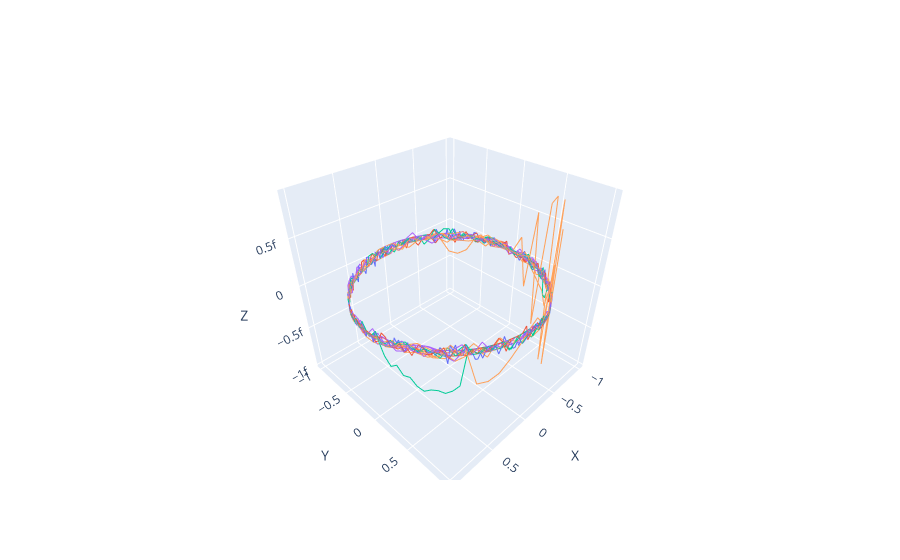

Here is the notebook cell this chart was saved with:
### Code cell
import numpy as np
import plotly.graph_objs as go
import plotly.express as px
from plotly.subplots import make_subplots
from math import pi

def lissajous_curves_on_sphere(tuning, delta, n_points=300):
    num = tuning
    denom = np.arange(1, len(tuning) + 1)
    t = np.linspace(-pi, pi, n_points)

    x = np.sin(num * t[:, np.newaxis] + delta)
    y = np.sin(denom * t[:, np.newaxis])

    X = 2 * x / (1 + x**2 + y**2)
    Y = 2 * y / (1 + x**2 + y**2)
    Z = (-1 + x**2 + y**2) / (1 + x**2 + y**2)

    return X, Y, Z

tuning = np.array([1, 2, 3, 4, 5])
delta = pi / 2
X, Y, Z = lissajous_curves_on_sphere(tuning, delta)

fig = make_subplots(rows=1, cols=1, specs=[[{'type': 'scatter3d'}]])

colors = px.colors.qualitative.Plotly

for i in range(X.shape[1]):
    fig.add_trace(
        go.Scatter3d(
            x=X[:, i], y=Y[:, i], z=Z[:, i],
            mode='lines',
            line=dict(color=colors[i], width=2),
            showlegend=False
        )
    )

fig.update_layout(scene=dict(
    xaxis_title='X',
    yaxis_title='Y',
    zaxis_title='Z'
))

fig.show()

### Figure 1 — Plotly figure (JSON) as saved in the notebook; plotly's stock layout.template omitted (floating-point values rounded to 4 significant figures; data arrays with more than 128 entries replaced by an {"elided": "..."} marker saying what was removed)
{"data": [{"line": {"color": "#636EFA", "width": 2}, "mode": "lines", "showlegend": false, "type": "scatter3d", "x": {"elided": "300 float values"}, "y": {"elided": "300 float values"}, "z": {"elided": "300 float values"}}, {"line": {"color": "#EF553B", "width": 2}, "mode": "lines", "showlegend": false, "type": "scatter3d", "x": {"elided": "300 float values"}, "y": {"elided": "300 float values"}, "z": {"elided": "300 float values"}}, {"line": {"color": "#00CC96", "width": 2}, "mode": "lines", "showlegend": false, "type": "scatter3d", "x": {"elided": "300 float values"}, "y": {"elided": "300 float values"}, "z": {"elided": "300 float values"}}, {"line": {"color": "#AB63FA", "width": 2}, "mode": "lines", "showlegend": false, "type": "scatter3d", "x": {"elided": "300 float values"}, "y": {"elided": "300 float values"}, "z": {"elided": "300 float values"}}, {"line": {"color": "#FFA15A", "width": 2}, "mode": "lines", "showlegend": false, "type": "scatter3d", "x": {"elided": "300 float values"}, "y": {"elided": "300 float values"}, "z": {"elided": "300 float values"}}], "layout": {"scene": {"domain": {"x": [0, 1], "y": [0, 1]}, "xaxis": {"title": {"text": "X"}}, "yaxis": {"title": {"text": "Y"}}, "zaxis": {"title": {"text": "Z"}}}}}
